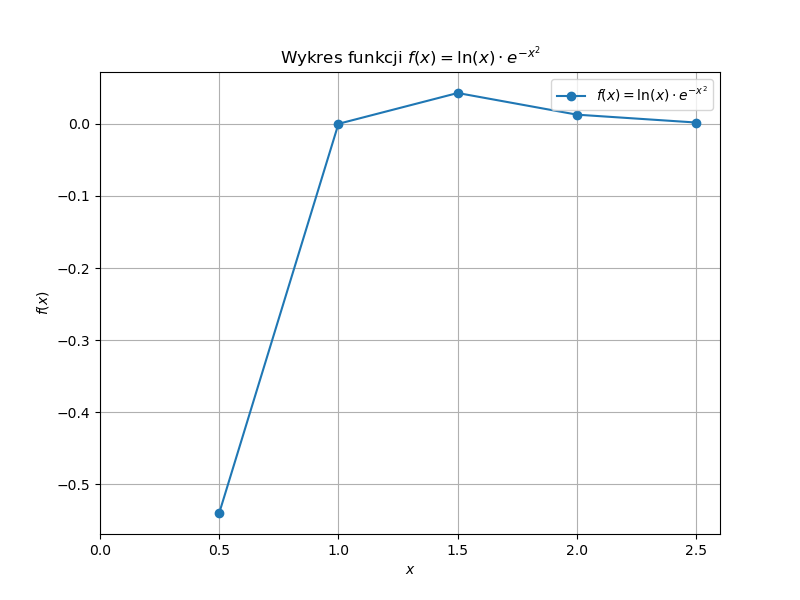

Write the Python code that produced this figure.
import numpy as np
import matplotlib.pyplot as plt

# Definicja funkcji
def f(x):
    return np.log(x) * np.exp(-(x**2))

# Przygotowanie danych do wykresu
x = np.arange(0, 2.6, 0.5)
y = f(x)

# Rysowanie wykresu
plt.figure(figsize=(8, 6))
plt.plot(x, y, marker='o', linestyle='-', label='$f(x) = \ln(x) \cdot e^{-x^2}$')
plt.xlabel('$x$')
plt.ylabel('$f(x)$')
plt.title('Wykres funkcji $f(x) = \ln(x) \cdot e^{-x^2}$')
plt.grid(True)
plt.legend()
plt.xticks(np.arange(0, 2.6, 0.5))  # Ustawienie kroków na osi x
plt.savefig('rys_wniosek.png')
plt.show()
